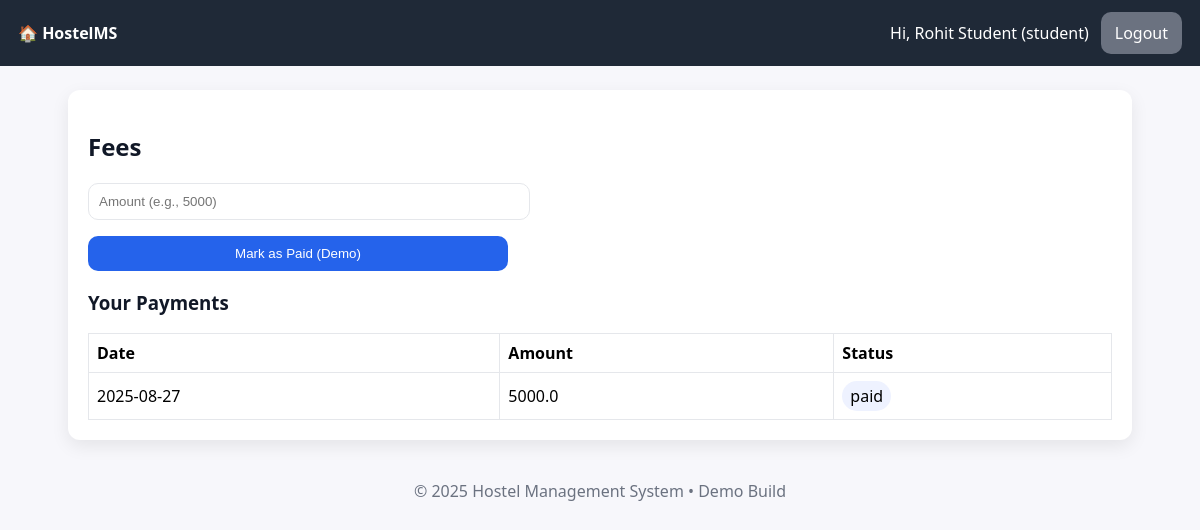
Screenshot of /student/fees (signed in) with the database file from the repository.
### tables this page shows
CREATE TABLE fees (
        id INTEGER PRIMARY KEY AUTOINCREMENT,
        student_id INTEGER NOT NULL,
        amount REAL NOT NULL,
        status TEXT CHECK(status IN ('paid','pending')) NOT NULL,
        date TEXT NOT NULL,
        FOREIGN KEY(student_id) REFERENCES users(id) ON DELETE CASCADE
    );

### app.py (the view)
@app.route("/student/fees", methods=["GET","POST"])
@login_required("student")
def student_fees():
    uid = session["user_id"]
    with get_db() as conn:
        if request.method == "POST":
            amount = float(request.form.get("amount", "0") or "0")
            conn.execute("INSERT INTO fees (student_id, amount, status, date) VALUES (?,?, 'paid', ?)",
                         (uid, amount, datetime.now().strftime("%Y-%m-%d")))
            conn.commit()
            flash("Fee payment marked as PAID (demo).")
        my_fees = conn.execute("SELECT * FROM fees WHERE student_id=? ORDER BY date DESC", (uid,)).fetchall()
    return render_template("fees.html", fees=my_fees, role="student")

### app.py (called while the page is built)
def get_db():
    conn = sqlite3.connect(DB_PATH)
    conn.row_factory = sqlite3.Row
    return conn

def login_required(role=None):
    def decorator(fn):
        from functools import wraps
        @wraps(fn)
        def wrapper(*args, **kwargs):
            if "user_id" not in session:
                return redirect(url_for("login"))
            if role and session.get("role") != role:
                flash("Access denied")
                return redirect(url_for(f"{session.get('role')}_dashboard"))
            return fn(*args, **kwargs)
        return wrapper
    return decorator

@app.context_processor
def inject_now():
    return {"now": datetime.now()}

### templates/fees.html (shortened to what this page needs)
{% extends "layout.html" %}
{% block content %}
<h2>Fees</h2>
{% if role == "student" %}
  <form method="post" class="grid" style="max-width:420px;">
    <input type="number" step="0.01" name="amount" placeholder="Amount (e.g., 5000)" required>
    <button class="button" type="submit">Mark as Paid (Demo)</button>
  </form>
  <h3>Your Payments</h3>
  <table class="table">
    <tr><th>Date</th><th>Amount</th><th>Status</th></tr>
    {% for f in fees %}
      <tr><td>{{ f['date'] }}</td><td>{{ f['amount'] }}</td><td><span class="badge">{{ f['status'] }}</span></td></tr>
    {% endfor %}
  </table>
{% endif %}
{% endblock %}

### static/style.css (style rules this page uses)
body { font-family: system-ui, Arial, sans-serif; margin:0; background:#f7f7fb; }
h1,h2,h3 { color:#111827; }
.button { padding:10px 14px; border:none; background:#2563eb; color:#fff; border-radius:10px; cursor:pointer; }
.table { width:100%; border-collapse: collapse; margin-top:12px; }
.table th, .table td { border:1px solid #e5e7eb; padding:8px; text-align:left; }
.badge { padding:4px 8px; border-radius:999px; background:#eef2ff; display:inline-block; }
.grid { display:grid; gap:16px; grid-template-columns: repeat(auto-fit, minmax(240px, 1fr)); }
input, select, textarea { padding:10px; border:1px solid #e5e7eb; border-radius:10px; width:100%; }
form { display:grid; gap:12px; }

### rows the page displays
fees: date "2025-08-27", amount "5000.0", status "paid"

### other values shown
{{ session.get('name') }} "Rohit Student"
{{ session.get('role') }} "student"
